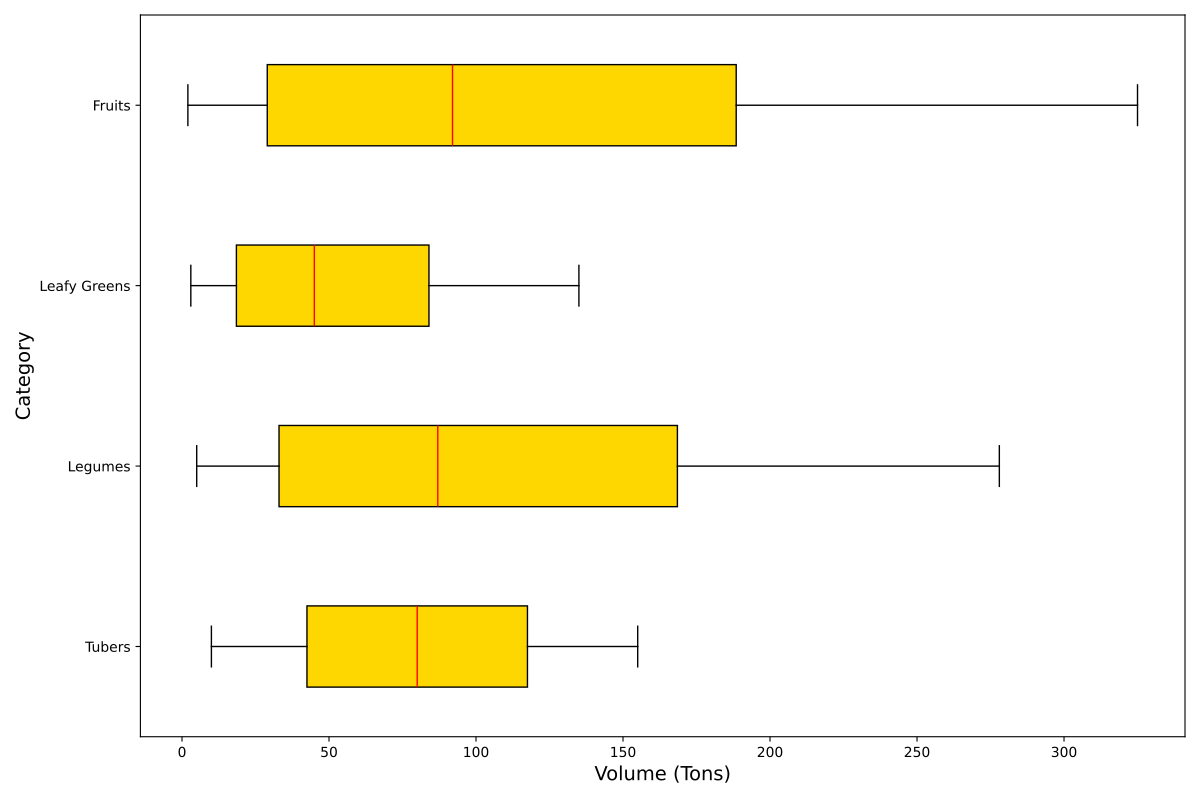

Reproduce this figure in Python.
import matplotlib.pyplot as plt
import numpy as np

# Data for different categories
tubers = np.array([10, 12, 14, 18, 22, 28, 34, 40, 45, 50, 55, 60, 65, 70, 75, 80, 85, 90, 95, 100, 105, 110, 115, 120, 125, 130, 135, 140, 145, 150, 155])
legumes = np.array([5, 7, 9, 12, 16, 20, 25, 30, 36, 42, 48, 55, 62, 70, 78, 87, 96, 106, 116, 127, 138, 150, 162, 175, 188, 202, 216, 231, 246, 262, 278])
leafy_greens = np.array([3, 4, 6, 8, 10, 12, 15, 17, 20, 23, 26, 30, 33, 37, 41, 45, 50, 54, 59, 64, 70, 75, 81, 87, 93, 100, 106, 113, 120, 128, 135])
fruits = np.array([2, 3, 5, 7, 10, 15, 20, 26, 32, 39, 46, 54, 63, 72, 82, 92, 103, 114, 126, 139, 152, 166, 181, 196, 212, 229, 247, 266, 285, 305, 325])

# Prepare data for boxplot
data = [tubers, legumes, leafy_greens, fruits]
labels = ['Tubers', 'Legumes', 'Leafy Greens', 'Fruits']

fig, ax = plt.subplots(figsize=(12, 8))

# Create a horizontal boxplot
ax.boxplot(data, vert=False, patch_artist=True, labels=labels,
           boxprops=dict(facecolor="#FFD700", color="black"),
           whiskerprops=dict(color="black"),
           capprops=dict(color="black"),
           medianprops=dict(color="red"))

ax.set_xlabel("Volume (Tons)", fontsize=14)
ax.set_ylabel("Category", fontsize=14)

plt.tight_layout()
plt.show()
